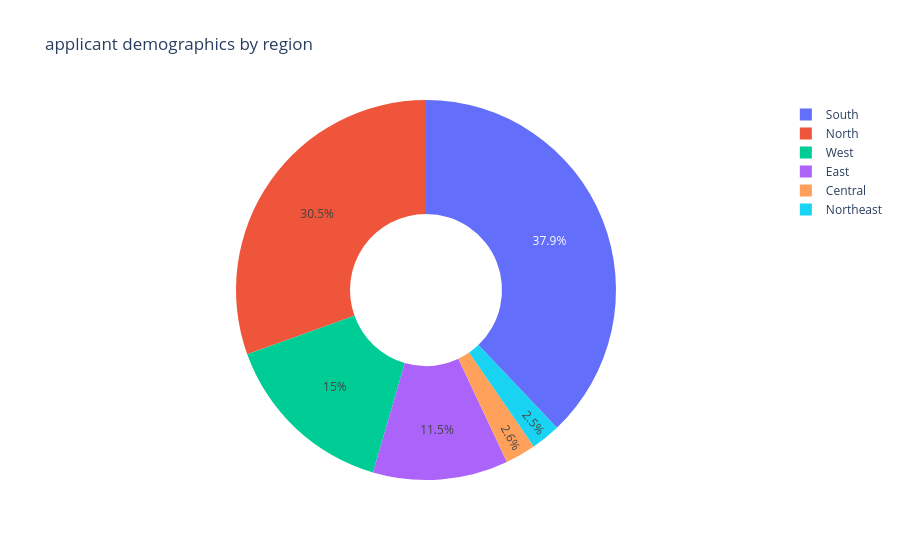

Here is the notebook cell this chart was saved with:
### Code cell
#applicant demographics by region
fig1 = px.pie(
    df,
    names="region",
    title="applicant demographics by region",
    hole=0.4
)
fig1.show()

### Figure 1 — Plotly figure (JSON) as saved in the notebook; plotly's stock layout.template omitted (floating-point values rounded to 4 significant figures; data arrays with more than 128 entries replaced by an {"elided": "..."} marker saying what was removed)
{"data": [{"domain": {"x": [0, 1], "y": [0, 1]}, "hole": 0.4, "hovertemplate": "region=%{label}<extra></extra>", "labels": {"elided": "1000 str values"}, "legendgroup": "", "name": "", "showlegend": true, "type": "pie"}], "layout": {"legend": {"tracegroupgap": 0}, "title": {"text": "applicant demographics by region"}}}
